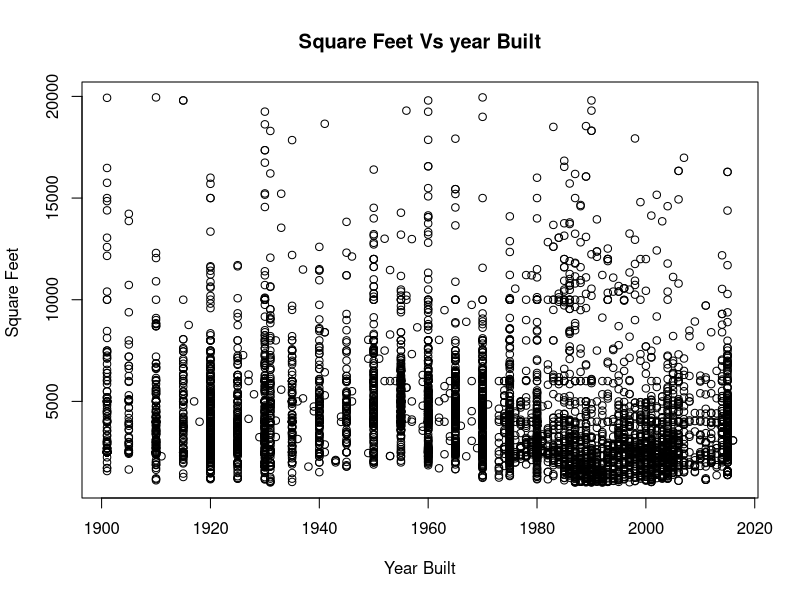
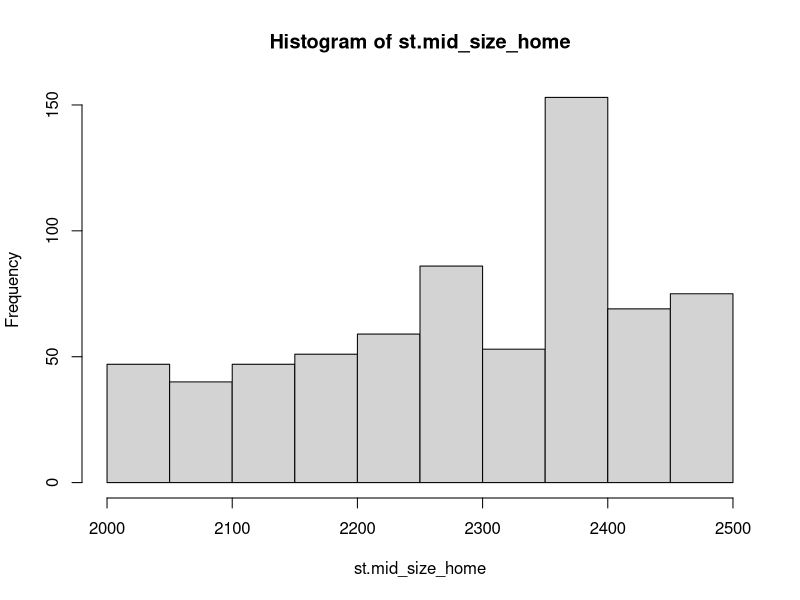
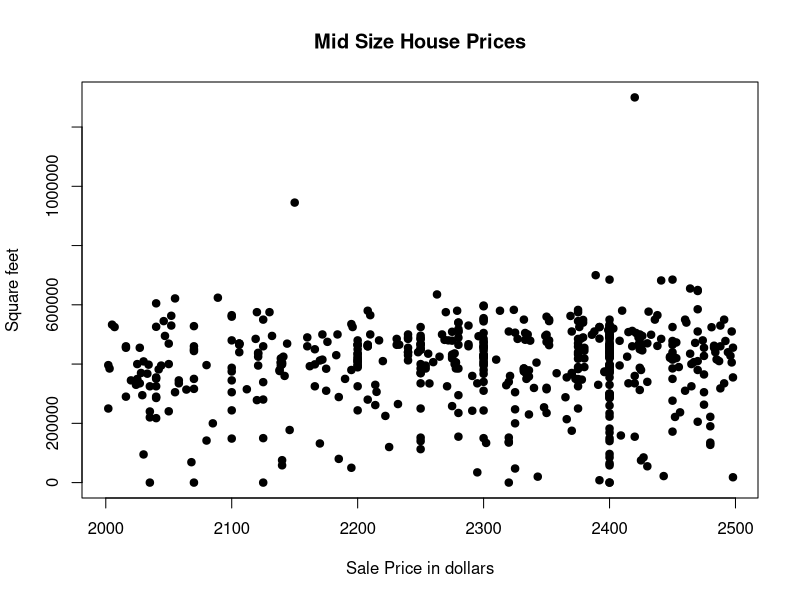

Write the R code that produced these figures, in order.
## ---- chunk 1
knitr::opts_chunk$set(echo = TRUE)
setwd("/Users/ASHMOHAN 1/Desktop/Data_Science/SMU_Term1_Doing_Data_science/Project1/dds_statenisland_assignment")

# So, save the file as a csv and use read.csv instead
statenisland_data <- read.csv("Data/rollingsales_statenisland.csv", header = TRUE, sep = ",")

## Check the dataset that shows the rolling house sales in statenisland.
head(statenisland_data)
summary(statenisland_data)
str(statenisland_data)
names(statenisland_data)
## ---- chunk 2
statenisland_data$LAND.SQUARE.FEET <- as.numeric(gsub("[^[:digit:]]", "", statenisland_data$LAND.SQUARE.FEET))
statenisland_data$GROSS.SQUARE.FEET <- as.numeric(gsub("[^[:digit:]]", "", statenisland_data$GROSS.SQUARE.FEET))
statenisland_data$YEAR.BUILT <- as.numeric(as.character(statenisland_data$YEAR.BUILT))
statenisland_data$SALE.PRICE <- as.numeric(gsub("[^[:digit:]]", "", statenisland_data$SALE.PRICE))
## ---- chunk 3
st.subset <- subset(x = statenisland_data, 
  ((statenisland_data$LAND.SQUARE.FEET > 1000) &  
     (statenisland_data$SALE.PRICE > 1000)), select = c(15,17,20))
str(st.subset)
cor(st.subset$LAND.SQUARE.FEET, st.subset$SALE.PRICE)
## ---- chunk 4
st.subset$SALE.PRICE <- (st.subset$SALE.PRICE/1000)
st.subset2 <- subset(x = statenisland_data, (statenisland_data$YEAR.BUILT > 1900 & 
  statenisland_data$LAND.SQUARE.FEET > 1000 & statenisland_data$LAND.SQUARE.FEET < 20000), select = c(15, 17))

str(st.subset2)

plot(st.subset2$YEAR.BUILT, st.subset2$LAND.SQUARE.FEET, main = "Square Feet Vs year Built", xlab= "Year Built", ylab = "Square Feet ")
table(st.subset2$YEAR.BUILT)
## ---- chunk 5

st.mid_size_home <- statenisland_data$LAND.SQUARE.FEET[which(statenisland_data$LAND.SQUARE.FEET > 2000 & statenisland_data$LAND.SQUARE.FEET < 2500)]
st.mid_size_home_value <- statenisland_data$SALE.PRICE[which(statenisland_data$LAND.SQUARE.FEET > 2000 & statenisland_data$LAND.SQUARE.FEET < 2500)]
hist(st.mid_size_home)
plot(st.mid_size_home, st.mid_size_home_value,main="Mid Size House Prices", xlab="Sale Price in dollars", ylab="Square feet", pch=19)
